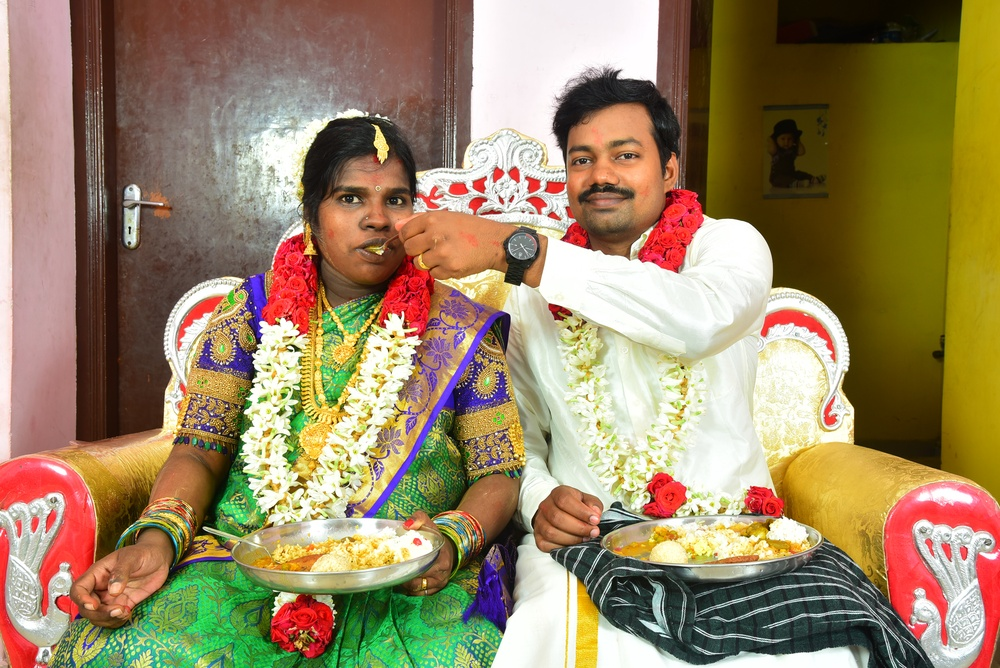
#> input picture function.JPG, 1000 x 668 px, shrunk from 2005 x 1339 before the run
$ jupyter execute 'Lec 4 Aapplying color manipulation techniques.ipynb'
#> lines starting #> are read from the running program, lines starting #| are printed output that depends on the picture
import the libraries

[cell 1]
from PIL import Image
import cv2
import numpy as np

[cell 2]
# Load image using pillow

baby = Image.open("function.JPG")
#> baby is the input picture: PIL image 1000x668 RGB; mean R, G, B 154.3, 133.9, 100.2
baby_arr = np.array(baby)

[cell 3]
print("Color scheme: ", baby.mode, "format: ", baby.format, "pixels", baby.size)
#| Color scheme:  RGB format:  JPEG pixels (1000, 668)
print("image array shape: ", baby_arr.shape)
#| image array shape:  (668, 1000, 3)
print("image array dimension: ", baby_arr.ndim)
#| image array dimension:  3

[cell 4]
# split the 3 channels

red = baby_arr[:, :, 0]
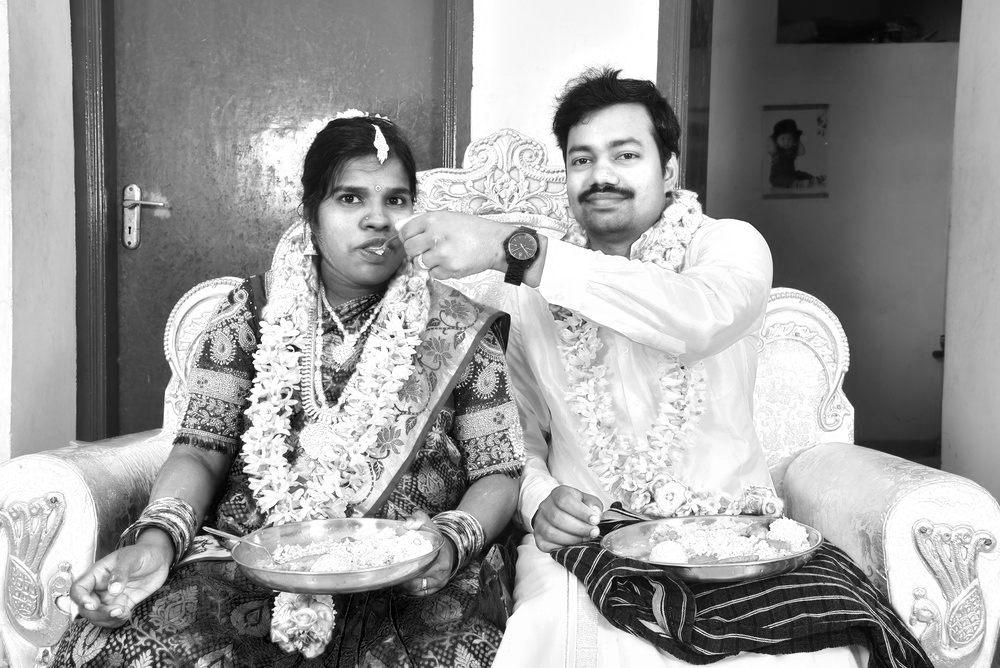
#> red: shape (668, 1000); min 0, max 255, mean 154.3
green = baby_arr[:, :, 1]
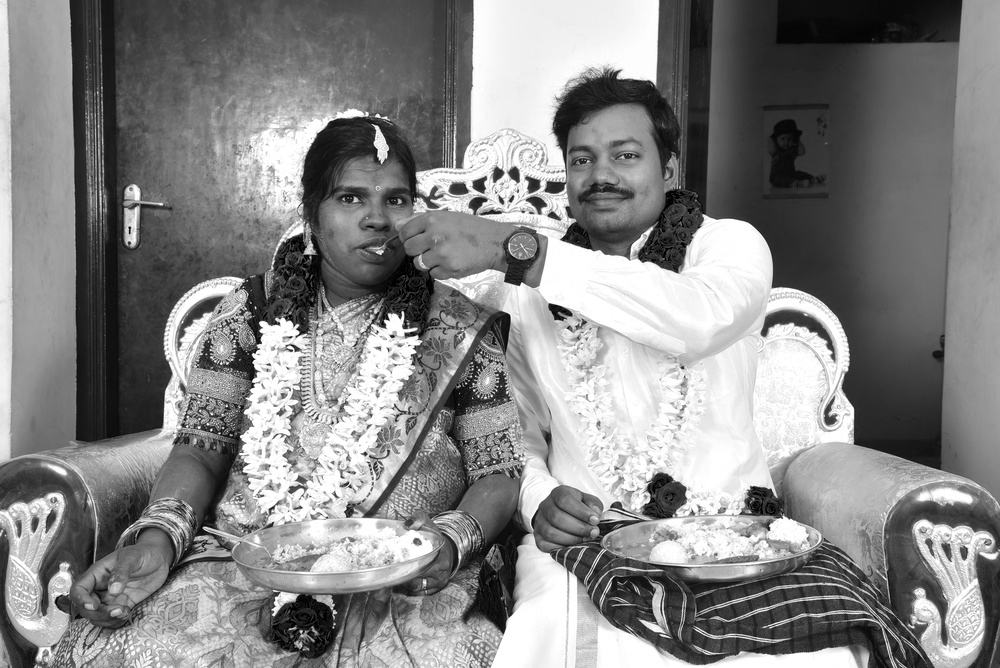
#> green: shape (668, 1000); min 0, max 255, mean 133.9
blue = baby_arr[:, :, 2]
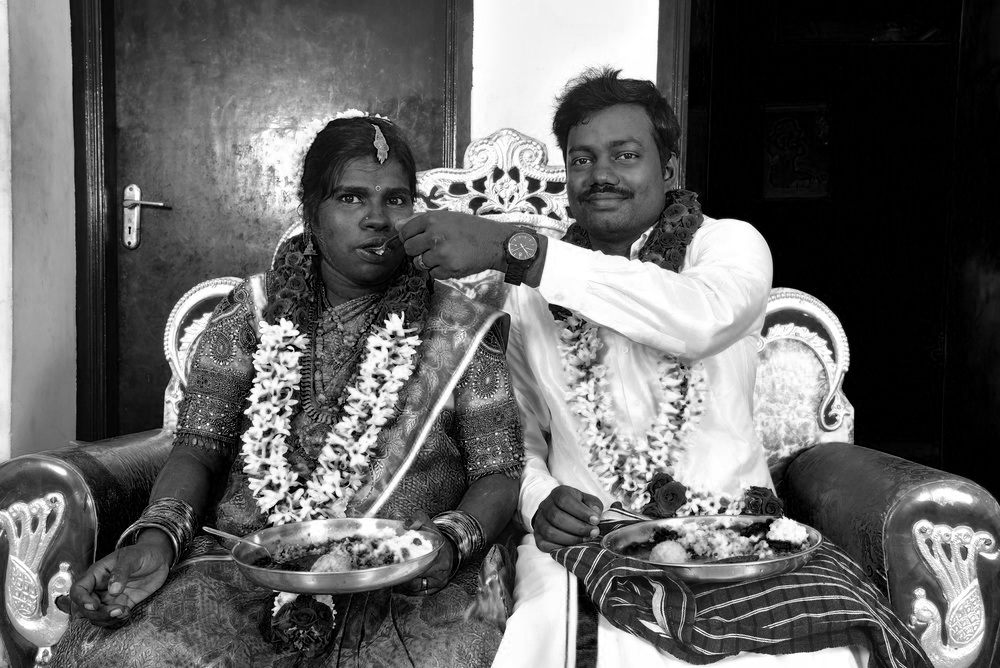
#> blue: shape (668, 1000); min 0, max 255, mean 100.2
print("shape is: ", red.shape)
#| shape is:  (668, 1000)
print("dimension is: ", red.ndim)
#| dimension is:  2

[cell 5]
print(baby.getpixel((0,0)))
#| (254, 240, 239)
print(baby_arr[0,0])
#| [254 240 239]

$ run again, with doggo.png saved as function.JPG
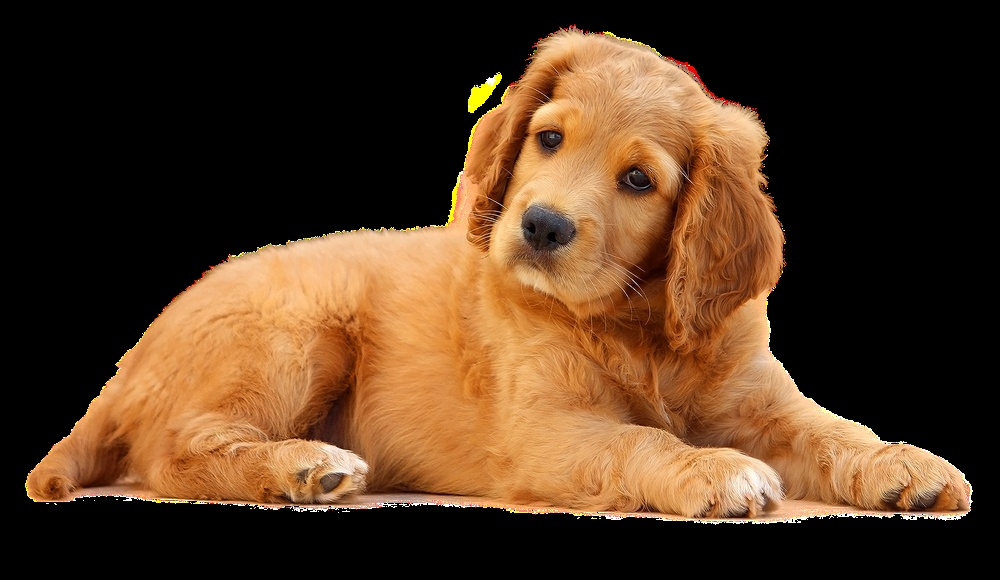
#> input picture doggo.png, 1000 x 580 px, shrunk from 1725 x 1000 before the run
#> baby is the input picture: PIL image 1000x580 RGB; mean R, G, B 84.1, 56.5, 33.1
#| Color scheme:  RGB format:  JPEG pixels (1000, 580)
#| image array shape:  (580, 1000, 3)
#| image array dimension:  3
#> `red = baby_arr[:, :, 0]`:
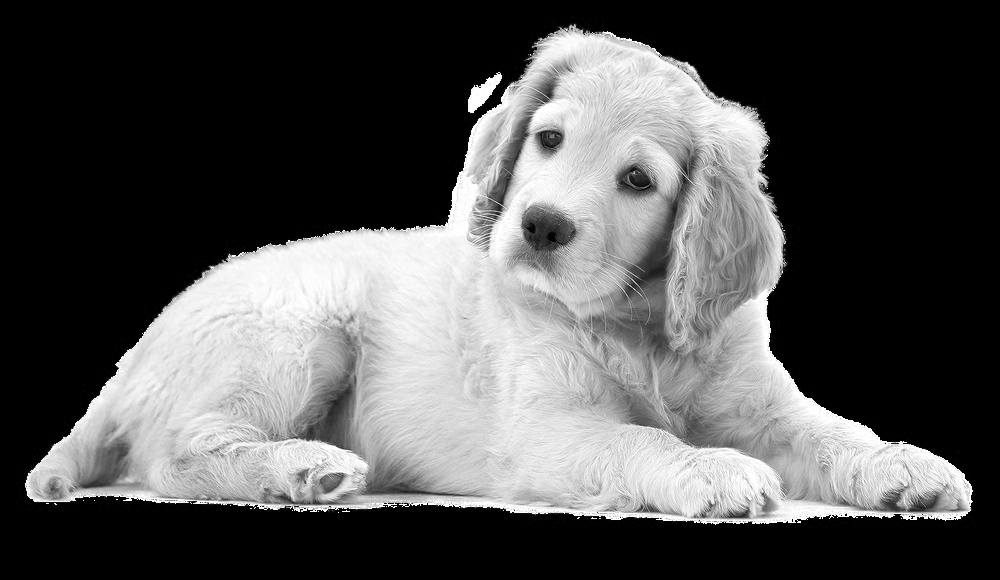
#> red: shape (580, 1000); min 0, max 255, mean 84.1
#> `blue = baby_arr[:, :, 2]`:
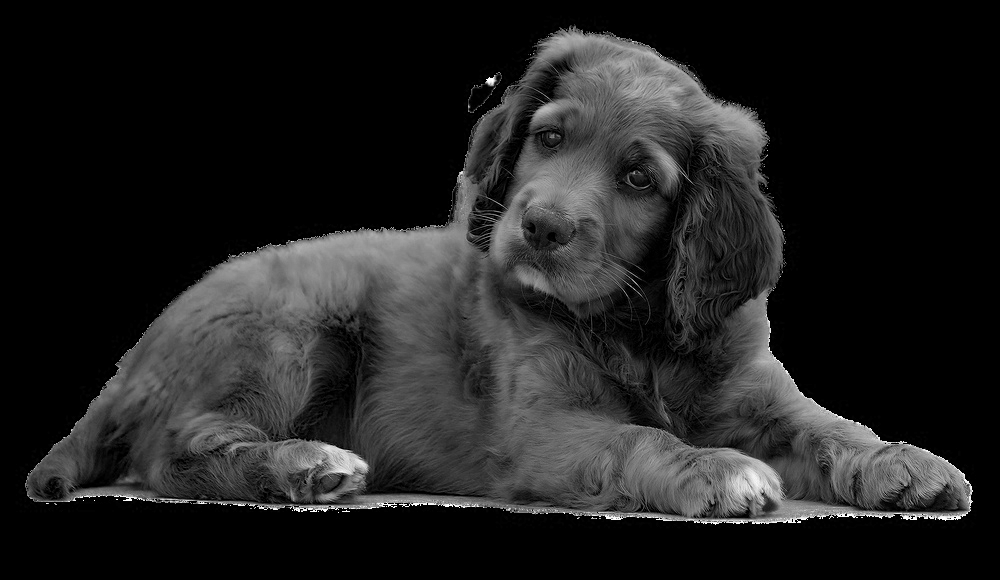
#> blue: shape (580, 1000); min 0, max 255, mean 33.1
#| shape is:  (580, 1000)
#| dimension is:  2
#| (0, 0, 0)
#| [0 0 0]
